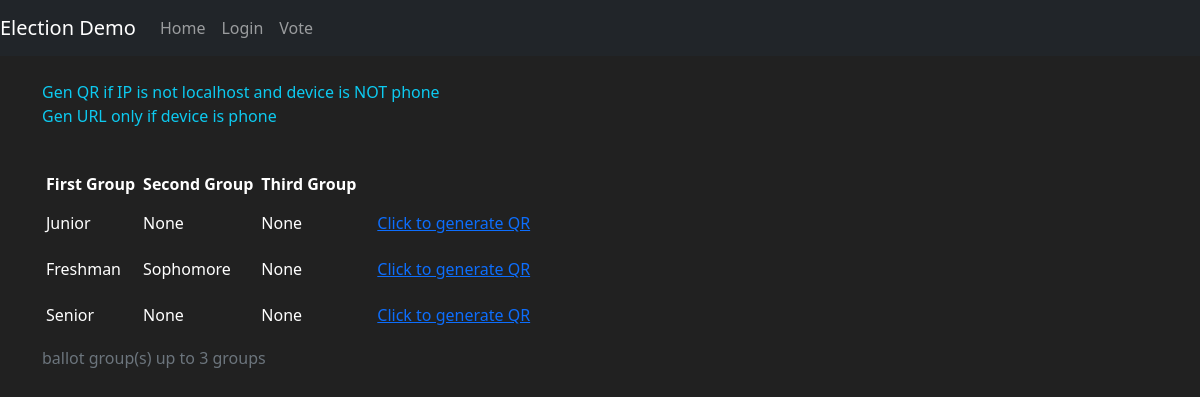
/genQR, run on an earlier commit of the app's database.
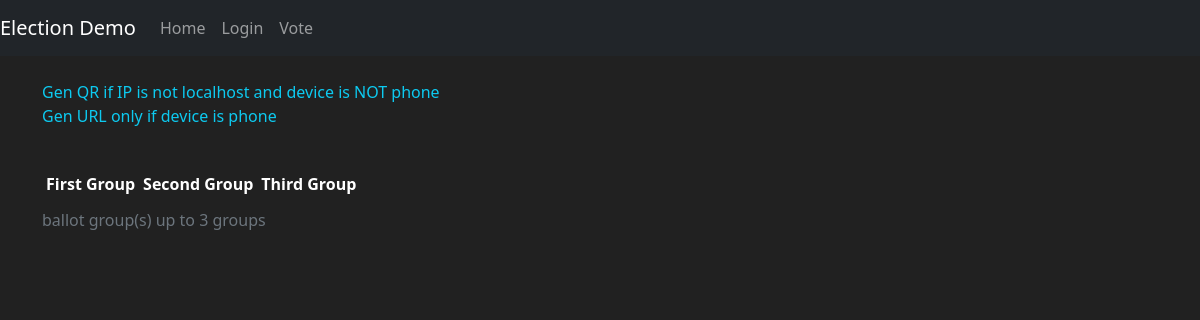
And on a later commit of the database.
### election1/models.py (models this page shows, shortened)
class Tokenlistselectors(db.Model):
    id_tokenListSelector = db.Column(db.Integer, primary_key=True)
    primary_grp = db.Column(db.String(45), nullable=False)
    secondary_grp = db.Column(db.String(45))
    tertiary_grp = db.Column(db.String(45))
    quarternary_grp = db.Column(db.String(45))
    creation_datetime = db.Column(db.DateTime, default=datetime.now, nullable=False)

### election1/misc/view.py (the view)
@misc.route('/genQR', methods=['GET', 'POST'])
def genQR():
    form = BuildTokensForm()
    tokenlistselectors = Tokenlistselectors.query.all()
    return render_template("genQR.html",form=form, tokenlistselectors=tokenlistselectors)

### election1/templates/genQR.html (shortened to what this page needs)
{% extends 'base.html' %}
{% block content %}
  <body>
  <div class="container">
    <br>
    <p class=".fs 4, text-info">Gen QR if IP is not localhost and device is NOT phone<br>
    Gen URL only if device is phone</p>
  </div>
  <br>
  <div class="container">
    <table class="table-light, table-sm">
      <caption>ballot group(s) up to 3 groups</caption>
      <thead>
      <tr>
        <th class="col-Auto"> First Group</th>
        <th class="col-auto"> Second Group</th>
        <th class="col-auto"> Third Group</th>
      </tr>
      </thead>
      <tbody>
      {% for tokenlistselector in tokenlistselectors %}
        <tr>
          <td class="col-Auto"> {{ tokenlistselector.primary_grp }}</td>
          <td class="col-Auto"> {{ tokenlistselector.secondary_grp }}</td>
          <td class="col-Auto"> {{ tokenlistselector.tertiary_grp }}</td>
          <td>
            <a
              class="btn btn-link"
              hx-get="/single_token/{{ tokenlistselector.id_tokenListSelector }}"
              hx-target="#qrcode"
              hx-trigger="click"
            >
              Click to generate QR
            </a>
          </td>
        </tr>
      {% endfor %}
    </table>
    <br><br>
  </div>
  </body>
{% endblock %}

### election1/templates/base.html (shortened to what this page needs)
<!doctype html>
<html lang="en">
   <head>
      <link href="https://cdn.jsdelivr.net/npm/bootstrap@5.2.3/dist/css/bootstrap.min.css" rel="stylesheet">
   </head>
    <body>
    <nav class="navbar navbar-expand-md navbar-dark bg-dark">
      <a class="navbar-brand" href="#">Election Demo</a>
      <div class="collapse navbar-collapse" id="navbarNav">
        <ul class="navbar-nav mr-auto">
            <li class="nav-item active">
                <a class="nav-link" href="{{ url_for('mains.homepage') }}">Home </a>
            </li>
            {% if not current_user.is_authenticated %}
                <li class="nav-item">
                    <a class="nav-link" href="{{ url_for('mains.login') }}">Login</a>
                </li>
            {% endif %}
            {% if not current_user.is_authenticated %}
                <li class="nav-item">
                    <a class="nav-link" href="{{ url_for('misc.genQR') }}">Vote </a>
                </li>
            {% endif %}
        </ul>
      </div>
    </nav>
      {% block content %}
      {% endblock %}
   </body>
</html>

### election1/templates/base.html (style rules this page uses)
body { background-color: #212121; color: white }

What changed in the data, as far as the page shows it:
removed Tokenlistselectors: primary_grp "Junior", secondary_grp "None", tertiary_grp "None"
removed Tokenlistselectors: primary_grp "Freshman", secondary_grp "Sophomore", tertiary_grp "None"
removed Tokenlistselectors: primary_grp "Senior", secondary_grp "None", tertiary_grp "None"
